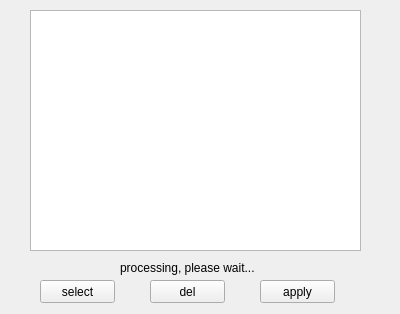
<?xml version="1.0" encoding="UTF-8"?>
<ui version="4.0">
 <class>model_configure</class>
 <widget class="QWidget" name="model_configure">
  <property name="geometry">
   <rect>
    <x>0</x>
    <y>0</y>
    <width>400</width>
    <height>314</height>
   </rect>
  </property>
  <property name="windowTitle">
   <string>model_configure</string>
  </property>
  <widget class="QListWidget" name="mode_list">
   <property name="geometry">
    <rect>
     <x>30</x>
     <y>10</y>
     <width>331</width>
     <height>241</height>
    </rect>
   </property>
  </widget>
  <widget class="QPushButton" name="selectButton">
   <property name="geometry">
    <rect>
     <x>40</x>
     <y>280</y>
     <width>75</width>
     <height>23</height>
    </rect>
   </property>
   <property name="text">
    <string>select</string>
   </property>
  </widget>
  <widget class="QPushButton" name="OKButton">
   <property name="geometry">
    <rect>
     <x>260</x>
     <y>280</y>
     <width>75</width>
     <height>23</height>
    </rect>
   </property>
   <property name="text">
    <string>apply</string>
   </property>
  </widget>
  <widget class="QPushButton" name="deleteButton">
   <property name="geometry">
    <rect>
     <x>150</x>
     <y>280</y>
     <width>75</width>
     <height>23</height>
    </rect>
   </property>
   <property name="text">
    <string>del</string>
   </property>
  </widget>
  <widget class="QLabel" name="label">
   <property name="geometry">
    <rect>
     <x>120</x>
     <y>260</y>
     <width>181</width>
     <height>16</height>
    </rect>
   </property>
   <property name="text">
    <string>processing, please wait...</string>
   </property>
  </widget>
 </widget>
 <layoutdefault spacing="6" margin="11"/>
 <resources/>
 <connections/>
</ui>
